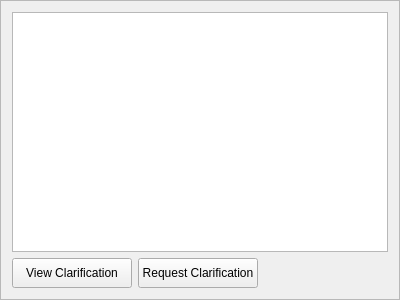
<?xml version="1.0" encoding="UTF-8"?>
<ui version="4.0">
 <class>FrameClarifications</class>
 <widget class="QFrame" name="FrameClarifications">
  <property name="geometry">
   <rect>
    <x>0</x>
    <y>0</y>
    <width>400</width>
    <height>300</height>
   </rect>
  </property>
  <property name="sizePolicy">
   <sizepolicy hsizetype="Expanding" vsizetype="Expanding">
    <horstretch>0</horstretch>
    <verstretch>0</verstretch>
   </sizepolicy>
  </property>
  <property name="windowTitle">
   <string>Frame</string>
  </property>
  <property name="frameShape">
   <enum>QFrame::StyledPanel</enum>
  </property>
  <property name="frameShadow">
   <enum>QFrame::Raised</enum>
  </property>
  <layout class="QVBoxLayout" name="verticalLayout">
   <item>
    <widget class="QTableView" name="clarificationTableView"/>
   </item>
   <item>
    <layout class="QHBoxLayout" name="horizontalLayout">
     <item>
      <widget class="QPushButton" name="viewButton">
       <property name="minimumSize">
        <size>
         <width>120</width>
         <height>30</height>
        </size>
       </property>
       <property name="text">
        <string>View Clarification</string>
       </property>
      </widget>
     </item>
     <item>
      <widget class="QPushButton" name="requestButton">
       <property name="minimumSize">
        <size>
         <width>120</width>
         <height>30</height>
        </size>
       </property>
       <property name="text">
        <string>Request Clarification</string>
       </property>
      </widget>
     </item>
     <item>
      <spacer name="horizontalSpacer">
       <property name="orientation">
        <enum>Qt::Horizontal</enum>
       </property>
       <property name="sizeHint" stdset="0">
        <size>
         <width>40</width>
         <height>20</height>
        </size>
       </property>
      </spacer>
     </item>
    </layout>
   </item>
  </layout>
 </widget>
 <resources/>
 <connections/>
</ui>
